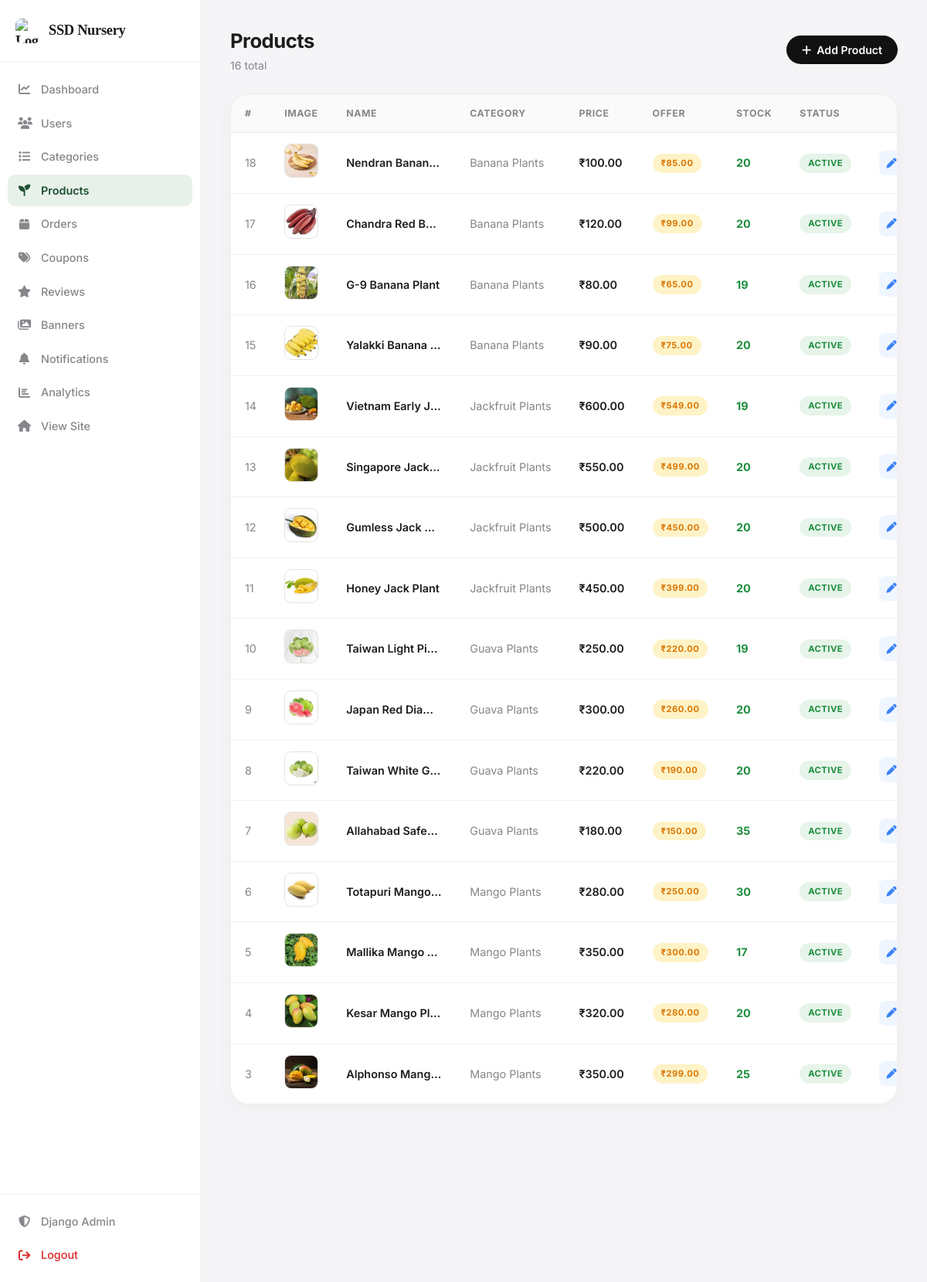
Page /dashboard/products/ (signed in) on the committed database.
### web/models.py (models this page shows, shortened)
class Product(models.Model):
    category    = models.ForeignKey(
        Category, on_delete=models.CASCADE, related_name="products"
    )
    name        = models.CharField(max_length=200)
    slug        = models.SlugField(max_length=220, unique=True, blank=True)
    description = models.TextField(blank=True)
    care_guide  = models.TextField(blank=True)
    sunlight    = models.CharField(max_length=100, blank=True)
    watering    = models.CharField(max_length=100, blank=True)
    price       = models.DecimalField(max_digits=10, decimal_places=2)
    offer_price = models.DecimalField(max_digits=10, decimal_places=2, blank=True, null=True)
    stock       = models.PositiveIntegerField(default=0)
    image       = models.ImageField(upload_to="products/", blank=True, null=True)
    featured    = models.BooleanField(default=False)
    is_active   = models.BooleanField(default=True)
    created_at  = models.DateTimeField(auto_now_add=True)
    class Meta:
        ordering = ["-created_at"]

class Category(models.Model):
    name        = models.CharField(max_length=100, unique=True)
    slug        = models.SlugField(max_length=120, unique=True, blank=True)
    description = models.TextField(blank=True)
    image       = models.ImageField(upload_to="categories/", blank=True, null=True)
    is_active   = models.BooleanField(default=True)
    created_at  = models.DateTimeField(auto_now_add=True)
    class Meta:
        verbose_name_plural = "Categories"
        ordering = ["name"]

### web/views.py (the view)
    def wrapper(request, *args, **kwargs):
        if not request.user.is_authenticated or not request.user.is_superuser:
            return redirect("/")
        return func(request, *args, **kwargs)

### web/context_processors.py (called while the page is built)
def user_profile(request):
    notifications = Notification.objects.filter(is_active=True).order_by("-id")[:5]
    return {"notifications": notifications}

def cart_count(request):
    count = 0
    if request.user.is_authenticated:
        count = sum(
            i.quantity
            for i in CartItem.objects.filter(user=request.user)
        )
    return {
        "cart_count": count
    }

### web/views.py (called while the page is built)
def _admin_required(func):
    def wrapper(request, *args, **kwargs):
        if not request.user.is_authenticated or not request.user.is_superuser:
            return redirect("/")
        return func(request, *args, **kwargs)
    wrapper.__name__ = func.__name__
    return wrapper

@login_required
@_admin_required
def product_list(request):
    return render(request, "web/admin/products.html", {
        "products":   Product.objects.select_related("category").order_by("-id"),
        "categories": Category.objects.filter(is_active=True),
    })

### web/templates/web/admin/products.html (shortened to what this page needs)
{% load static %}
<!DOCTYPE html><html lang="en"><head><meta charset="UTF-8"><meta name="viewport" content="width=device-width,initial-scale=1.0">
<link rel="stylesheet" href="https://cdnjs.cloudflare.com/ajax/libs/font-awesome/6.5.2/css/all.min.css">
<link rel="stylesheet" href="{% static 'css/admin.css' %}"></head><body>
<div class="admin-layout"><div class="sidebar-overlay" id="sidebarOverlay"></div>{% include "web/admin/_sidebar.html" %}
<main class="main-content">
<header class="top-header"><div class="header-left"><button class="mobile-toggle" id="openSidebar"></button><div><h1 class="page-title">Products</h1><p class="page-subtitle">{{ products.count }} total</p></div></div><button class="btn-primary" data-modal-open="addProductModal"><i class="fa-solid fa-plus"></i> Add Product</button></header>
<div class="data-card"><div class="table-responsive"><table><thead><tr><th>#</th><th>Image</th><th>Name</th><th>Category</th><th>Price</th><th>Offer</th><th>Stock</th><th>Status</th><th style="text-align:right">Actions</th></tr></thead><tbody>
{% for p in products %}
<tr><td style="color:var(--text-secondary)">{{ p.id }}</td>
<td>{% if p.image %}<img src="{{ p.image.url }}" class="thumb">{% else %}<div class="thumb-placeholder"><i class="fa-solid fa-seedling"></i></div>{% endif %}</td>
<td style="font-weight:600;max-width:160px;overflow:hidden;text-overflow:ellipsis;white-space:nowrap;">{{ p.name }}</td>
<td style="color:var(--text-secondary)">{{ p.category.name }}</td>
<td style="font-weight:600">₹{{ p.price }}</td>
<td>{% if p.offer_price %}<span class="badge badge-sale">₹{{ p.offer_price }}</span>{% else %}<span style="color:var(--text-secondary)">—</span>{% endif %}</td>
<td>{% if p.stock == 0 %}<span style="color:var(--danger);font-weight:700">0</span>{% elif p.stock < 5 %}<span style="color:var(--warn);font-weight:700">{{ p.stock }}</span>{% else %}<span style="color:var(--success);font-weight:700">{{ p.stock }}</span>{% endif %}</td>
<td>{% if p.is_active %}<span class="badge badge-active">Active</span>{% else %}<span class="badge badge-disabled">Hidden</span>{% endif %}</td>
<td><div class="action-group">
<button class="btn-icon btn-icon-edit" title="Edit" onclick="openEditModal('editProductModal',{name:'{{ p.name|escapejs }}',price:'{{ p.price }}',offer_price:'{{ p.offer_price|default:'' }}',stock:'{{ p.stock }}',description:'{{ p.description|escapejs }}',care_guide:'{{ p.care_guide|escapejs }}'});document.getElementById('editProductForm').action='{% url "edit_product" p.id %}';document.getElementById('editCatSel').value='{{ p.category.id }}'"><i class="fa-solid fa-pen"></i></button>
</div></td></tr>
{% empty %}<tr class="empty-row"><td colspan="9"><i class="fa-solid fa-seedling"></i><br>No products yet</td></tr>{% endfor %}
</tbody></table></div></div>
</main></div>
<script src="{% static 'js/admin.js' %}"></script></body></html>

### rows in the picture
Product: id "18", image (picture), name "Nendran Banan…", category.name "Banana Plants", price "100.00", offer_price "85.00", stock "20", is_active "ACTIVE"
Product: id "17", image (picture), name "Chandra Red B…", category.name "Banana Plants", price "120.00", offer_price "99.00", stock "20", is_active "ACTIVE"
Product: id "16", image (picture), name "G-9 Banana Plant", category.name "Banana Plants", price "80.00", offer_price "65.00", stock "19", is_active "ACTIVE"
Product: id "15", image (picture), name "Yalakki Banana…", category.name "Banana Plants", price "90.00", offer_price "75.00", stock "20", is_active "ACTIVE"
Product: id "14", image (picture), name "Vietnam Early J…", category.name "Jackfruit Plants", price "600.00", offer_price "549.00", stock "19", is_active "ACTIVE"
Product: id "13", image (picture), name "Singapore Jack…", category.name "Jackfruit Plants", price "550.00", offer_price "499.00", stock "20", is_active "ACTIVE"
Product: id "12", image (picture), name "Gumless Jack…", category.name "Jackfruit Plants", price "500.00", offer_price "450.00", stock "20", is_active "ACTIVE"
Product: id "11", image (picture), name "Honey Jack Plant", category.name "Jackfruit Plants", price "450.00", offer_price "399.00", stock "20", is_active "ACTIVE"
Product: id "10", image (picture), name "Taiwan Light Pi…", category.name "Guava Plants", price "250.00", offer_price "220.00", stock "19", is_active "ACTIVE"
Product: id "9", image (picture), name "Japan Red Dia…", category.name "Guava Plants", price "300.00", offer_price "260.00", stock "20", is_active "ACTIVE"
Product: id "8", image (picture), name "Taiwan White G…", category.name "Guava Plants", price "220.00", offer_price "190.00", stock "20", is_active "ACTIVE"
Product: id "7", image (picture), name "Allahabad Safe…", category.name "Guava Plants", price "180.00", offer_price "150.00", stock "35", is_active "ACTIVE"
Product: id "6", image (picture), name "Totapuri Mango…", category.name "Mango Plants", price "280.00", offer_price "250.00", stock "30", is_active "ACTIVE"
Product: id "5", image (picture), name "Mallika Mango…", category.name "Mango Plants", price "350.00", offer_price "300.00", stock "17", is_active "ACTIVE"
Product: id "4", image (picture), name "Kesar Mango Pl…", category.name "Mango Plants", price "320.00", offer_price "280.00", stock "20", is_active "ACTIVE"
Product: id "3", image (picture), name "Alphonso Mang…", category.name "Mango Plants", price "350.00", offer_price "299.00", stock "25", is_active "ACTIVE"

### other values in the picture
{{ products.count }} "16"
